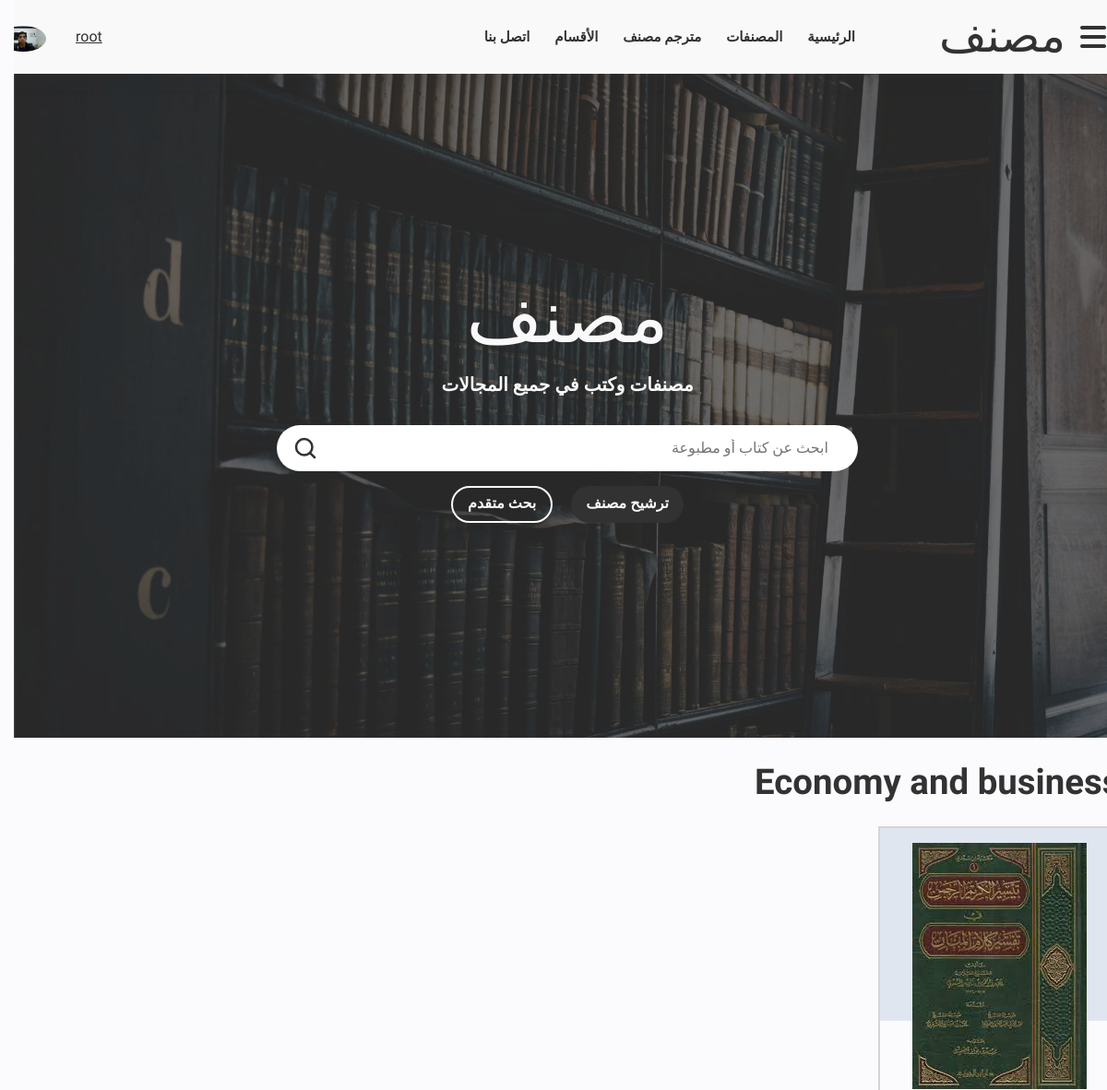
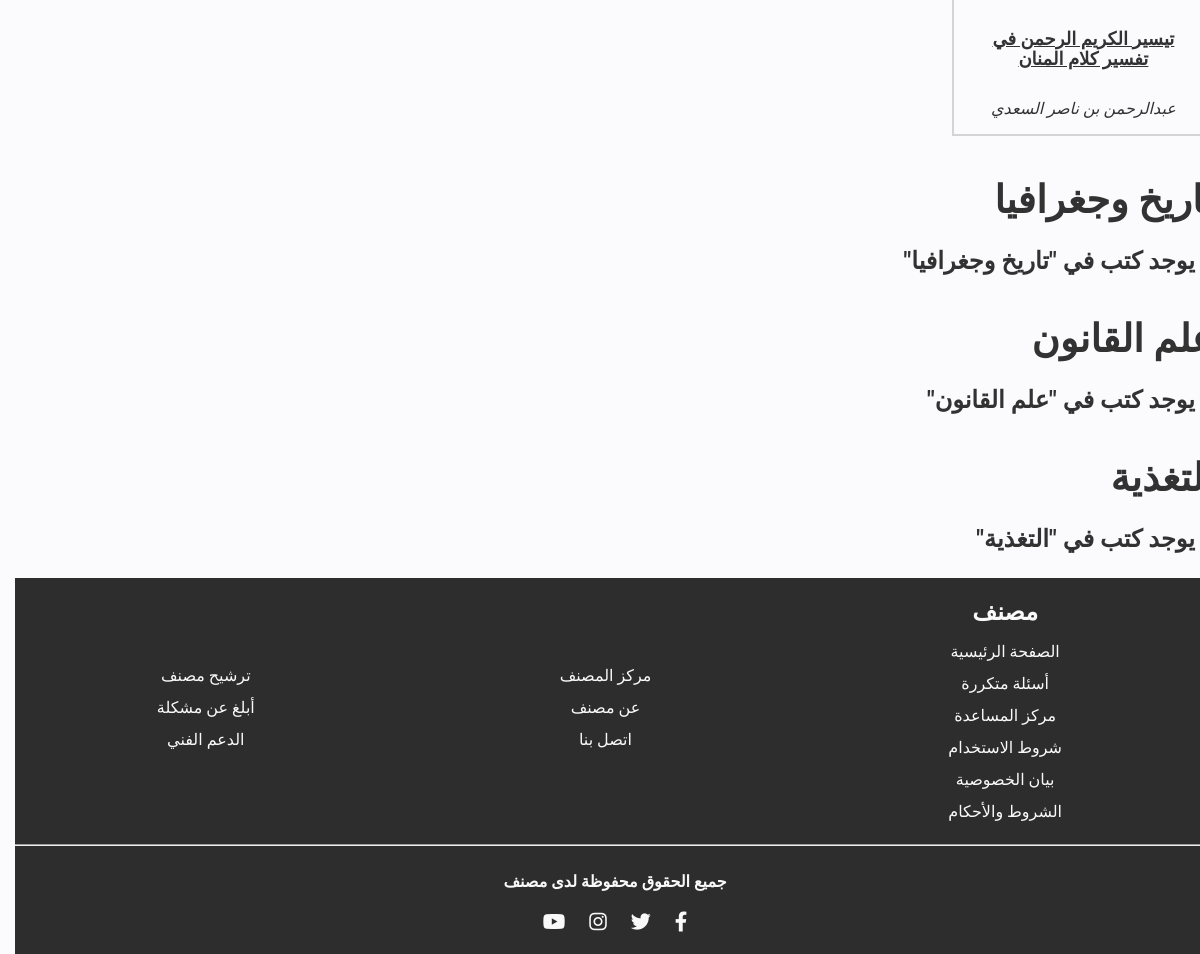
The app's page / (signed in) with its own data (2 pictures, top to bottom).
### users/models.py (models this page shows, shortened)
class Profile(models.Model):
    user = models.OneToOneField(User, on_delete=models.CASCADE, verbose_name="المستخدم")
    image = models.ImageField(default='default.jpg', upload_to='profile_pics/', verbose_name='صورة الملف الشخصي', null=True, blank=True)
    class Meta:
        verbose_name='ملف شخصي'
        verbose_name_plural ='الملفات الشخصية'

### pages/models.py (models this page shows)
class Home(models.Model):
    main_sentence = models.CharField(
        max_length=150, verbose_name='الجملة الرئيسية')
    sub_sentence = models.CharField(
        max_length=250, verbose_name='الجملة الثانوية (الفرعية)')
    main_img = models.ImageField(upload_to='mainImages/', verbose_name="الصورة الرئيسية")
    class Meta:
        verbose_name = 'الصفحة الرئيسية'
        verbose_name_plural = 'الصفحة الرئيسية'

### mosannaf/models.py (models this page shows, shortened)
class Branch(models.Model):
    title = models.CharField(max_length=150, verbose_name="عنوان القسم (بالإنجليزية)")
    name = models.CharField(max_length=200, verbose_name="القسم")
    img = models.ImageField(upload_to='branches/', verbose_name='صورة المصنف', null=True, blank=True)
    background_hex = models.CharField(verbose_name='كود Hex لون الخلفية', max_length=20, null=True, blank=True)
    color_hex = models.CharField(verbose_name='كود Hex لون الخط', max_length=20, null=True, blank=True)
    view_in_home = models.BooleanField(default=False, verbose_name="عرض في الصفحة الرئيسية")
    slug = models.SlugField(verbose_name='الاسم الظاهر في الرابط', max_length=100, allow_unicode=True, null=True, blank=True, unique=True)
    def __str__(self):
        return self.name
    class Meta:
        verbose_name = 'قسم'
        verbose_name_plural = 'اﻷقسام'

class Mosannaf(models.Model):
    name = models.CharField(max_length=255, verbose_name='اسم المصنف', unique=True)
    meaning = models.TextField(verbose_name='تفسير اسم المصنف')
    summary = models.TextField(verbose_name='نبذه عن المصنف')
    m_type = models.ForeignKey(
        'Type', on_delete=models.SET_NULL, blank=True, null=True, verbose_name='نوع المصنف')
    chain = models.CharField(max_length=200, verbose_name='سلسلة')
    related_to = models.ForeignKey(
        "Mosannaf", on_delete=models.SET_NULL, null=True, blank=True, verbose_name='ذو علاقة', related_name='mosannaf_related_to')
    competitor = models.ForeignKey(
        "Mosannaf", on_delete=models.SET_NULL, verbose_name="منافس", null=True, blank=True, related_name='mosannaf_competitor')
    contrary = models.ForeignKey(
        "Mosannaf", on_delete=models.SET_NULL, blank=True, null=True, verbose_name='منافي', related_name='mosannaf_contrary')
    fields = models.ManyToManyField("Field", verbose_name="المجالات")
    category = models.ForeignKey(
        "MosannafCategory", verbose_name="الفئة", on_delete=models.SET_NULL, null=True, blank=True)
    specialization = models.ForeignKey(
        "Specialization", verbose_name="التخصصص", on_delete=models.SET_NULL, null=True, blank=True)
    original_lang = models.ForeignKey(
        "Lang", verbose_name="أصل لغة المصنف", on_delete=models.SET_NULL, null=True, blank=True)
    date_published = models.DateField(
        verbose_name='تاريخ النشر', null=True, blank=True)
    parts_count = models.IntegerField(default=0, verbose_name='الأجزاء')
    pages_count = models.IntegerField(default=0, verbose_name='الصفحات')
    units_count = models.IntegerField(default=0, verbose_name='اﻷبواب')
    chapters_count = models.IntegerField(default=0, verbose_name='الفصول')
    subject = models.CharField(
        verbose_name="الموضوع", blank=True, null=True, max_length=100)
    branch = models.ForeignKey(
        "Branch", verbose_name='القسم', on_delete=models.SET_NULL, blank=True, null=True)
    sub_branch = models.ForeignKey(
        "SubBranch", verbose_name='القسم الفرعي', on_delete=models.SET_NULL, blank=True, null=True)
    chapter = models.CharField(max_length=200, verbose_name="الفصل")
    field = models.CharField(max_length=200, verbose_name="المجال")
    activity = models.CharField(max_length=200, verbose_name="النشاط")
    image = models.ImageField(verbose_name='صورة المصنف', upload_to='covers/',
                              height_field=None, width_field=None, max_length=None)
    file = models.FileField(verbose_name='ملف المصنف',
                            upload_to='mosannafat/', max_length=100)
    m_format = models.ForeignKey(
        "Formats", verbose_name="صيغة المصنف", blank=True, null=True, on_delete=models.SET_NULL)
    m_form = models.ForeignKey(
        "Forms", verbose_name="شكل المصنف", blank=True, null=True, on_delete=models.SET_NULL)
    m_size = models.CharField(max_length=200, verbose_name="حجم المصنف")
    measurement = models.ForeignKey(
        "Measurement", verbose_name="قياس المصنف", blank=True, null=True, on_delete=models.SET_NULL)
    preparation = models.ForeignKey(
        "Preparation", verbose_name='إعداد', on_delete=models.SET_NULL, blank=True, null=True)
    author = models.ForeignKey(
        "Author", verbose_name='المؤلف', on_delete=models.SET_NULL, blank=True, null=True)
    checker = models.ForeignKey(
        "Checker", verbose_name='المحقق', on_delete=models.SET_NULL, blank=True, null=True)
    publisher = models.ForeignKey(
        "publisher.Publisher", verbose_name='ناشر', on_delete=models.SET_NULL, blank=True, null=True)
    printing_house = models.ForeignKey(
        "PrintingHouse", on_delete=models.SET_NULL, null=True, blank=True, verbose_name="المطبعة")
    print_year = models.CharField(verbose_name="سنة الطباعة", max_length=20)
    print_number = models.CharField(verbose_name="رقم طبعة", max_length=20)
    publish_year = models.CharField(verbose_name="سنة النشر", max_length=20)
    isbn = models.CharField(verbose_name='ردمك', max_length=50)
    issn = models.CharField(verbose_name='ردمد', max_length=50)
    deposit_number = models.CharField(
        verbose_name='رقم الايداع', max_length=60)
    iso = models.CharField(max_length=200, verbose_name='ايزو')
    cover_artist = models.ForeignKey(
        "CoverArtists", verbose_name="فنان الغلاف", on_delete=models.SET_NULL, null=True, blank=True)
    slug = models.SlugField(verbose_name='الاسم الظاهر في الرابط', max_length=100, allow_unicode=True, null=True, blank=True, unique=True)
    def __str__(self):
        return str(self.name)
    class Meta:
        verbose_name = 'مصنف'
        verbose_name_plural = 'المصنفات'

class Author(models.Model):
    name = models.CharField(verbose_name='الاسم', max_length=150)
    def __str__(self):
        return self.name
    class Meta:
        verbose_name = 'مؤلف'
        verbose_name_plural = 'المؤلفون'

### pages/views.py (the view)
# urls.py: path('', index, name='index'),
def index(request):
    categories = Branch.objects.filter(view_in_home__exact=True)
    mosannafs = Mosannaf.objects.all()
    content = Home.objects.last()
    context = {
        'categories': categories,
        'content': content,
        'mosannafs': mosannafs,
    }
    return render(request, 'pages/index.html', context)

### pages/templates/pages/index.html (shortened to what this page needs)
{% extends 'base.html' %}
{% load static %}
{% block stylesheet %}
<link rel="stylesheet" href="{% static './css/index.css' %}">
{% endblock stylesheet %}
{% block content %}
{% include "main.html" %}
{% for category in categories %}
<section class=" section books-section" id="mainwoman">
    <div class="container swiper mySwiper">
        <div class="heading">
            <h1 class="intro-heading">{{category}}</h1>
        </div>
        <div class="books swiper-wrapper">
			{% for mosannaf in mosannafs %}
				{% if mosannaf.branch == category %}
				<div class="book swiper-slide">
					<img class="book_img" src="{{mosannaf.image.url}}" alt="">
					<p class="book_title">
						<a href="{% url 'mosannaf:details' mosannaf.slug %}">{{mosannaf}}</a>
					</p>
					<i>{{mosannaf.author}}</i>
				</div>
				{% else %}
				<center>
					<h2>
						لا يوجد كتب في  "{{category}}"
					</h2>
				</center>
				{% endif %}
			{% endfor %}
        </div>
    </div>
</section>
{% endfor %}
{% endblock content %}

### templates/base.html (shortened to what this page needs)
{% load static %}
{% load user_info %}
<!DOCTYPE html>
<html lang="ar" dir="rtl">
<head>
    <link rel="stylesheet" href="https://cdn.jsdelivr.net/npm/swiper/swiper-bundle.min.css" />
    <link rel="stylesheet" href="https://cdnjs.cloudflare.com/ajax/libs/font-awesome/6.2.0/css/all.min.css"
 />
    <link rel="stylesheet" href="{% static './css/normalize.css' %}">
    <link rel="stylesheet" href="{% static './css/main.css' %}">
<link rel="stylesheet" href="{% static  '/css/footer.css' %}">
    {% block stylesheet %}
    {% endblock stylesheet %}
</head>
<body>
<div class="content" style="width:100%; min-height: 100vh !important; position: relative;">
    <header>
        <div class="container">
            <div class="humburger">
                <i class="fa-solid fa-bars"></i>
            </div>
            <div class="logo">
                <a href="{% url 'pages:index' %}" class="logo-text">مصنف</a>
            </div>
            <div class="header-nav">
                <ul>
                    <li><a href="{% url 'pages:index' %}" class="list-item">الرئيسية</a></li>
                    <li><a href="{% url 'mosannaf:all' %}" class="list-item">المصنفات</a></li>
                    <li><a href="{% url 'mosannaf:all' %}" class="list-item">مترجم مصنف</a></li>
                    <li><a href="{% url 'mosannaf:categories' %}" class="list-item">الأقسام</a></li>
                    <li><a href="{% url 'pages:contact' %}" class="list-item">اتصل بنا</a></li>
                </ul>
            </div>
            {% if user.is_authenticated %}
            <div class="cta">
                <a href="{% url 'accounts:profile' %}">{{user}}</a>
            </div>
            {% endif %}
            <div class="profile">
                <a href="{% url 'accounts:profile' %}" class="list-item black">
                    {% if user.is_authenticated %}
                    <img src="{{request.user|user_image}}" alt={{request.user}} class="profile-img" alt="">
                    {% endif %}
                </a>
            </div>
        </div>
    </header>
    {% block content %}
    {% endblock content %}
    <footer style="position: absolute; left: 0; bottom: -400px; min-height: 300px; width: 100%;">
        <div class="container">
        <div class="part1">
            <div>
                <a href="#"><span>مصنف</span></a>
                <a href="#">الصفحة الرئيسية</a>
                <a href="#">أسئلة متكررة</a>
                <a href="#">مركز المساعدة</a>
                <a href="#">شروط الاستخدام</a>
                <a href="#">بيان الخصوصية</a>
                <a href="#">الشروط والأحكام</a>
            </div>
            <div> <ul>
                    <li><a href="#">مركز المصنف </a></li>
                    <li><a href="#"> عن مصنف </a></li>
                    <li><a href="#">اتصل بنا </a></li>
                </ul></div>
            <div>
                <ul>
                    <li><a href="#">ترشيح مصنف</a></li>
                    <li><a href="#">أبلغ عن مشكلة</a></li>
                    <li><a href="#">الدعم الفني</a></li>
                </ul>
            </div>
        </div>
        <div class="container">
            <hr>
        </div>
    </div>
        <div class="part2">
            <h4 class="copyrights-sentence">جميع الحقوق محفوظة لدى مصنف</h4>
            <div class="social-links">
                <a href="#"><i class="fab fa-facebook-f"></i></a>
                <a href="#"><i class="fab fa-twitter"></i></a>
                <a href="#"><i class="fab fa-instagram"></i></a>
                <a href="#"><i class="fab fa-youtube"></i></a>
            </div>
        </div>
    </footer>
    </div>
</body>
</html>

### templates/main.html (shortened to what this page needs)
{% load static %}
<main style="background: url({{content.main_img.url}});">
    <div class="container">
        <p class="heading intro-title">{{content.main_sentence}}</p>
        <p class="sub-text">{{content.sub_sentence}}</p>
        <form action="{% url 'mosannaf:search' %}" method="get">
            <div class="search">
                <input type="text" name="search_input" placeholder="ابحث عن كتاب أو مطبوعة">
                <img src="{% static './assets/images/search-outline.svg' %}" alt="">
            </div>
        </form>
        <div class="cta">
            <a href="{% url 'pages:suggest' %}" class="btn btn-solid-dark">ترشيح مصنف</a>
            <a href="{% url 'mosannaf:advanced-search' %}" class="btn btn-outline-light">بحث متقدم</a>
        </div>
    </div>
</main>

### records on screen
Home: main_img (picture), main_sentence "مصنف", sub_sentence "مصنفات وكتب في جميع المجالات"
Branch: name "Economy and business"
Mosannaf: image (picture), name "تيسير الكريم الرحمن في تفسير كلام المنان", author "عبدالرحمن بن ناصر السعدي"
Branch: name "تاريخ وجغرافيا"
Branch: name "علم القانون"
Branch: name "التغذية"

### other values on screen
{{ user }} "root"
